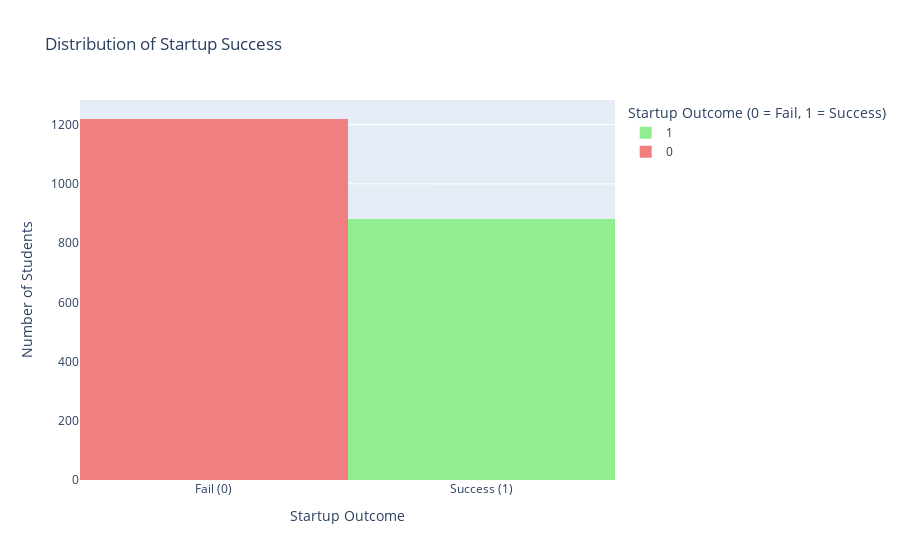

Notebook cell for this chart:
### Markdown cell above
### 4.2: Visual Data Exploration

### Code cell
fig = px.histogram(df, x='success_label', color='success_label',
                   title='Distribution of Startup Success',
                   labels={'success_label': 'Startup Outcome (0 = Fail, 1 = Success)', 'count': 'Number of Students'},
                   color_discrete_map={0: 'lightcoral', 1: 'lightgreen'})  

fig.update_layout(
    xaxis_title="Startup Outcome",
    yaxis_title="Number of Students",
    xaxis=dict(tickmode='array', tickvals=[0, 1], ticktext=['Fail (0)', 'Success (1)'])
)
fig.show()

### Figure 1 — Plotly figure (JSON) as saved in the notebook; plotly's stock layout.template omitted (floating-point values rounded to 4 significant figures; data arrays with more than 128 entries replaced by an {"elided": "..."} marker saying what was removed)
{"data": [{"bingroup": "x", "hovertemplate": "Startup Outcome (0 = Fail, 1 = Success)=%{x}<br>count=%{y}<extra></extra>", "legendgroup": "1", "marker": {"color": "lightgreen", "pattern": {"shape": ""}}, "name": "1", "orientation": "v", "showlegend": true, "type": "histogram", "x": {"elided": "881 int values"}, "xaxis": "x", "yaxis": "y"}, {"bingroup": "x", "hovertemplate": "Startup Outcome (0 = Fail, 1 = Success)=%{x}<br>count=%{y}<extra></extra>", "legendgroup": "0", "marker": {"color": "lightcoral", "pattern": {"shape": ""}}, "name": "0", "orientation": "v", "showlegend": true, "type": "histogram", "x": {"elided": "1219 int values"}, "xaxis": "x", "yaxis": "y"}], "layout": {"barmode": "relative", "legend": {"title": {"text": "Startup Outcome (0 = Fail, 1 = Success)"}, "tracegroupgap": 0}, "title": {"text": "Distribution of Startup Success"}, "xaxis": {"anchor": "y", "categoryarray": [1, 0], "categoryorder": "array", "domain": [0, 1], "tickmode": "array", "ticktext": ["Fail (0)", "Success (1)"], "tickvals": [0, 1], "title": {"text": "Startup Outcome"}}, "yaxis": {"anchor": "x", "domain": [0, 1], "title": {"text": "Number of Students"}}}}
